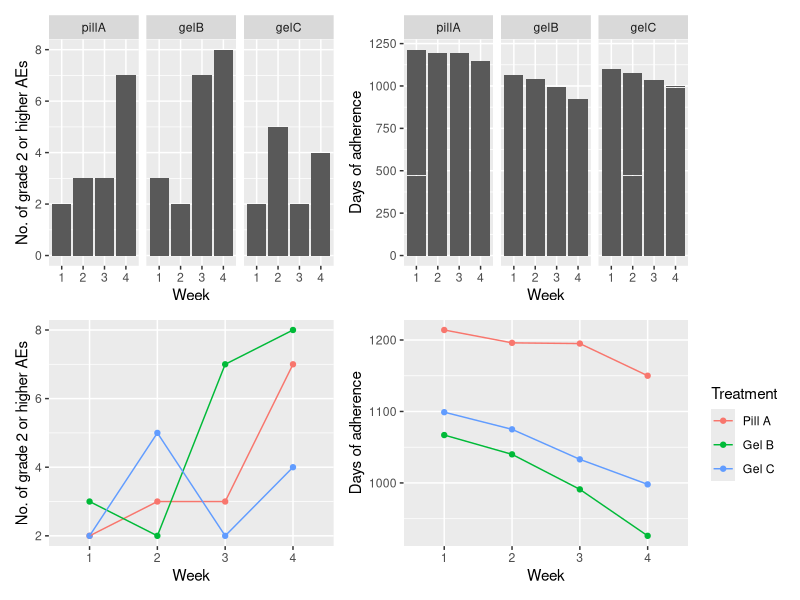

Source code (R):
## ---- chunk 1
#load libraries
library(tidyverse)
library(patchwork)
library(nlme)
library(caret)

#load data
bl.data=read.csv("baseline.csv")[,-c(1,3:5)]
endpt.data=read.csv("endpoints.csv")
alldata=read.csv("alldata.csv")
## ---- chunk 2
#merge and tidy data (NO MISSINGNESS, n=30 in each of the 6 sequences)
all.data=merge(endpt.data,bl.data,by="ptid") %>%
  mutate(sequence1=factor(ifelse(period1=="Pill A" & period2=="Gel B" & period3=="Gel C",1,
                  ifelse(period1=="Gel C" & period2=="Pill A" & period3=="Gel B",2,
                  ifelse(period1=="Gel B" & period2=="Gel C" & period3=="Pill A",3,
                  ifelse(period1=="Gel B" & period2=="Pill A" & period3=="Gel C",4,
                  ifelse(period1=="Pill A" & period2=="Gel C" & period3=="Gel B",5,6)))))),
         sequence2=factor(ifelse(sequence1==1 | sequence1==4,0,
                          ifelse(sequence1==2 | sequence1==5,1,2)))) %>%
  pivot_longer(cols=AE_pillA_week1:Adhere_gelC_week4,names_to=c("AE.or.Adhere","trt","week"),
               names_pattern="(..)_(.*)_(.*)",values_to="AE.or.adhere.val") %>%
  mutate(AE.or.Adhere=ifelse(AE.or.Adhere=="re","Adhere","AE"),
         week=str_sub(week,5,-1),
         trt=factor(trt,levels=c("pillA","gelB","gelC")))
## ---- chunk 3
#PRIMARY OBJECTIVES (safety and adherence)

#Safety
ae.plot1=all.data %>%
  dplyr::filter(AE.or.Adhere=="AE") %>%
  dplyr::select(trt,AE.or.adhere.val,week) %>%
  ggplot(aes(x=week,y=AE.or.adhere.val))+
  geom_histogram(stat="identity")+
  facet_grid(.~trt)+
  labs(y="No. of grade 2 or higher AEs",x="Week")

ae.plot2=alldata%>%
  mutate(treatment=factor(treatment,levels=c("Pill A","Gel B","Gel C")),
         week=str_sub(week,5,-1))%>%
  group_by(week,treatment)%>%
  summarise(sum.AE=sum(AE))%>%
  ggplot(aes(x=week,y=sum.AE,col=treatment))+
  geom_point()+geom_line(aes(group=treatment))+
  labs(y="No. of grade 2 or higher AEs",x="Week",colour="Treatment")+ 
  theme(legend.position = "none")

#Adherence (ACROSS ALL 6 SEQUENCES)
adherence.plot1=all.data %>%
  dplyr::filter(AE.or.Adhere=="Adhere") %>%
  dplyr::select(trt,AE.or.adhere.val,week) %>%
  ggplot(aes(x=week,y=AE.or.adhere.val))+
  geom_histogram(stat="identity")+
  facet_grid(.~trt)+
  labs(y="Days of adherence",x="Week")

adherence.plot2=alldata%>%
  mutate(treatment=factor(treatment,levels=c("Pill A","Gel B","Gel C")),
         week=str_sub(week,5,-1))%>%
  group_by(week,treatment)%>%
  summarise(sum.Adhere=sum(Adhere))%>%
  ggplot(aes(x=week,y=sum.Adhere,col=treatment))+
  geom_point()+geom_line(aes(group=treatment))+
  labs(y="Days of adherence",x="Week",colour="Treatment")

(ae.plot1+adherence.plot1)/(ae.plot2+adherence.plot2)
